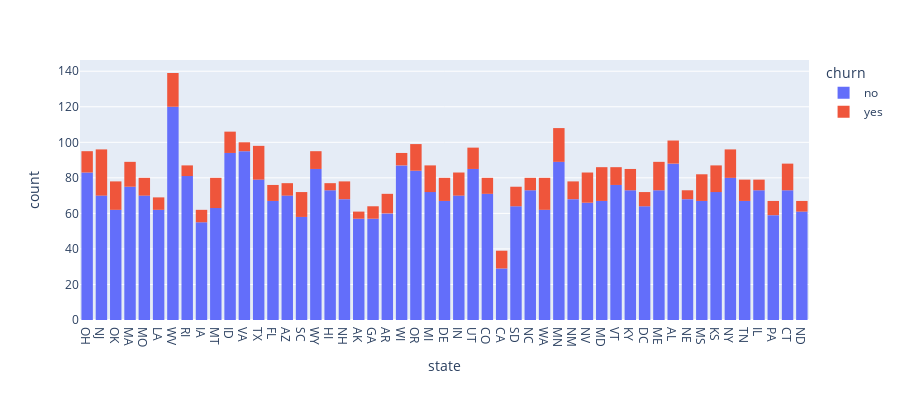

The notebook cell saved with this chart:
### Code cell
#State x Churn
fig = px.histogram(data_frame=X_train, x="state", color="churn", width=900, height=400)
fig.show()

### Figure 1 — Plotly figure (JSON) as saved in the notebook; plotly's stock layout.template omitted (floating-point values rounded to 4 significant figures; data arrays with more than 128 entries replaced by an {"elided": "..."} marker saying what was removed)
{"data": [{"alignmentgroup": "True", "bingroup": "x", "hovertemplate": "churn=no<br>state=%{x}<br>count=%{y}<extra></extra>", "legendgroup": "no", "marker": {"color": "#636efa", "pattern": {"shape": ""}}, "name": "no", "offsetgroup": "no", "orientation": "v", "showlegend": true, "type": "histogram", "x": {"elided": "3652 str values"}, "xaxis": "x", "yaxis": "y"}, {"alignmentgroup": "True", "bingroup": "x", "hovertemplate": "churn=yes<br>state=%{x}<br>count=%{y}<extra></extra>", "legendgroup": "yes", "marker": {"color": "#EF553B", "pattern": {"shape": ""}}, "name": "yes", "offsetgroup": "yes", "orientation": "v", "showlegend": true, "type": "histogram", "x": {"elided": "598 str values"}, "xaxis": "x", "yaxis": "y"}], "layout": {"barmode": "relative", "height": 400, "legend": {"title": {"text": "churn"}, "tracegroupgap": 0}, "margin": {"t": 60}, "width": 900, "xaxis": {"anchor": "y", "domain": [0, 1], "title": {"text": "state"}}, "yaxis": {"anchor": "x", "domain": [0, 1], "title": {"text": "count"}}}}
